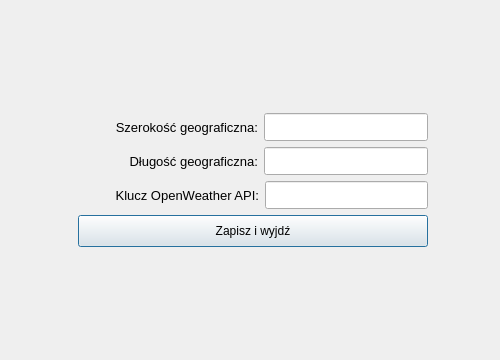
<?xml version="1.0" encoding="UTF-8"?>
<ui version="4.0">
 <class>SettingsWeather</class>
 <widget class="QDialog" name="SettingsWeather">
  <property name="geometry">
   <rect>
    <x>0</x>
    <y>0</y>
    <width>500</width>
    <height>360</height>
   </rect>
  </property>
  <property name="windowTitle">
   <string>Ustawienia pogody</string>
  </property>
  <layout class="QGridLayout" name="gridLayout">
   <item row="0" column="2">
    <spacer name="verticalSpacer_2">
     <property name="orientation">
      <enum>Qt::Vertical</enum>
     </property>
     <property name="sizeHint" stdset="0">
      <size>
       <width>20</width>
       <height>106</height>
      </size>
     </property>
    </spacer>
   </item>
   <item row="1" column="0" colspan="2">
    <spacer name="horizontalSpacer_2">
     <property name="orientation">
      <enum>Qt::Horizontal</enum>
     </property>
     <property name="sizeHint" stdset="0">
      <size>
       <width>58</width>
       <height>20</height>
      </size>
     </property>
    </spacer>
   </item>
   <item row="1" column="2">
    <layout class="QHBoxLayout" name="horizontalLayout">
     <item>
      <widget class="QLabel" name="label_latitude">
       <property name="minimumSize">
        <size>
         <width>180</width>
         <height>0</height>
        </size>
       </property>
       <property name="font">
        <font>
         <pointsize>10</pointsize>
        </font>
       </property>
       <property name="text">
        <string>Szerokość geograficzna:</string>
       </property>
       <property name="alignment">
        <set>Qt::AlignRight|Qt::AlignTrailing|Qt::AlignVCenter</set>
       </property>
      </widget>
     </item>
     <item>
      <widget class="QLineEdit" name="lineEdit_latitude">
       <property name="minimumSize">
        <size>
         <width>153</width>
         <height>28</height>
        </size>
       </property>
      </widget>
     </item>
    </layout>
   </item>
   <item row="1" column="3">
    <spacer name="horizontalSpacer_4">
     <property name="orientation">
      <enum>Qt::Horizontal</enum>
     </property>
     <property name="sizeHint" stdset="0">
      <size>
       <width>58</width>
       <height>20</height>
      </size>
     </property>
    </spacer>
   </item>
   <item row="2" column="0" colspan="2">
    <spacer name="horizontalSpacer">
     <property name="orientation">
      <enum>Qt::Horizontal</enum>
     </property>
     <property name="sizeHint" stdset="0">
      <size>
       <width>67</width>
       <height>20</height>
      </size>
     </property>
    </spacer>
   </item>
   <item row="2" column="2">
    <layout class="QHBoxLayout" name="horizontalLayout_2">
     <item>
      <widget class="QLabel" name="label_longitude">
       <property name="minimumSize">
        <size>
         <width>180</width>
         <height>0</height>
        </size>
       </property>
       <property name="font">
        <font>
         <pointsize>10</pointsize>
        </font>
       </property>
       <property name="text">
        <string>Długość geograficzna:</string>
       </property>
       <property name="alignment">
        <set>Qt::AlignRight|Qt::AlignTrailing|Qt::AlignVCenter</set>
       </property>
      </widget>
     </item>
     <item>
      <widget class="QLineEdit" name="lineEdit_longitude">
       <property name="minimumSize">
        <size>
         <width>153</width>
         <height>28</height>
        </size>
       </property>
      </widget>
     </item>
    </layout>
   </item>
   <item row="2" column="3">
    <spacer name="horizontalSpacer_3">
     <property name="orientation">
      <enum>Qt::Horizontal</enum>
     </property>
     <property name="sizeHint" stdset="0">
      <size>
       <width>67</width>
       <height>20</height>
      </size>
     </property>
    </spacer>
   </item>
   <item row="3" column="0">
    <spacer name="horizontalSpacer_6">
     <property name="orientation">
      <enum>Qt::Horizontal</enum>
     </property>
     <property name="sizeHint" stdset="0">
      <size>
       <width>46</width>
       <height>20</height>
      </size>
     </property>
    </spacer>
   </item>
   <item row="3" column="1" colspan="2">
    <layout class="QHBoxLayout" name="horizontalLayout_3">
     <item>
      <widget class="QLabel" name="label_API_key">
       <property name="minimumSize">
        <size>
         <width>187</width>
         <height>0</height>
        </size>
       </property>
       <property name="font">
        <font>
         <pointsize>10</pointsize>
        </font>
       </property>
       <property name="text">
        <string>Klucz OpenWeather API:</string>
       </property>
       <property name="alignment">
        <set>Qt::AlignRight|Qt::AlignTrailing|Qt::AlignVCenter</set>
       </property>
      </widget>
     </item>
     <item>
      <widget class="QLineEdit" name="lineEdit_API_key">
       <property name="minimumSize">
        <size>
         <width>163</width>
         <height>28</height>
        </size>
       </property>
      </widget>
     </item>
    </layout>
   </item>
   <item row="3" column="3">
    <spacer name="horizontalSpacer_5">
     <property name="orientation">
      <enum>Qt::Horizontal</enum>
     </property>
     <property name="sizeHint" stdset="0">
      <size>
       <width>53</width>
       <height>20</height>
      </size>
     </property>
    </spacer>
   </item>
   <item row="4" column="2">
    <widget class="QPushButton" name="pushButton_save">
     <property name="minimumSize">
      <size>
       <width>0</width>
       <height>32</height>
      </size>
     </property>
     <property name="text">
      <string>Zapisz i wyjdź</string>
     </property>
    </widget>
   </item>
   <item row="5" column="2">
    <spacer name="verticalSpacer">
     <property name="orientation">
      <enum>Qt::Vertical</enum>
     </property>
     <property name="sizeHint" stdset="0">
      <size>
       <width>20</width>
       <height>106</height>
      </size>
     </property>
    </spacer>
   </item>
  </layout>
 </widget>
 <resources/>
 <connections/>
</ui>
